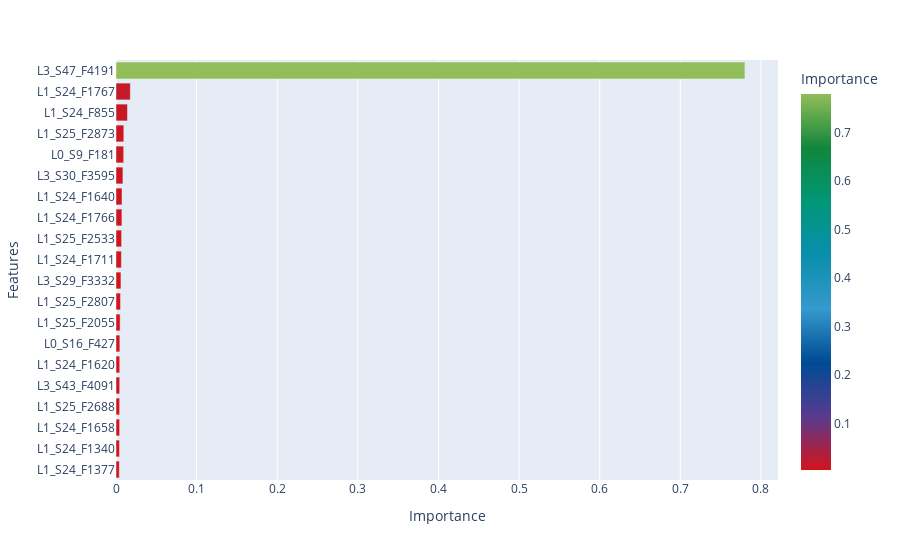

Source (notebook cell):
### Code cell
#lets try to do this again with a nicer looking tool.

df = pd.DataFrame(importances.sort_values()[-n:], columns = ['Importance'])

df.reset_index(inplace = True)

df.rename(columns = {'index': 'Features'}, inplace = True)

fig = px.bar(df, x = 'Importance', y = 'Features', color = 'Importance',
             color_continuous_scale = bosch_colors, orientation = 'h')

widge = FigureWidget(fig)

widge.show()

### Figure 1 — Plotly figure (JSON) as saved in the notebook; plotly's stock layout.template omitted (floating-point values rounded to 4 significant figures)
{"data": [{"alignmentgroup": "True", "hoverlabel": {"namelength": 0}, "hovertemplate": "Importance=%{marker.color}<br>Features=%{y}", "legendgroup": "", "marker": {"color": [0.004089, 0.004321, 0.004517, 0.00452, 0.004607, 0.004639, 0.004776, 0.005107, 0.005601, 0.006146, 0.006716, 0.006969, 0.007336, 0.007473, 0.008596, 0.009525, 0.009677, 0.01424, 0.01777, 0.7801], "coloraxis": "coloraxis"}, "name": "", "offsetgroup": "", "orientation": "h", "showlegend": false, "textposition": "auto", "type": "bar", "uid": "b48dc666-b1ef-40a8-87be-213606c5ab25", "x": [0.004089, 0.004321, 0.004517, 0.00452, 0.004607, 0.004639, 0.004776, 0.005107, 0.005601, 0.006146, 0.006716, 0.006969, 0.007336, 0.007473, 0.008596, 0.009525, 0.009677, 0.01424, 0.01777, 0.7801], "xaxis": "x", "y": ["L1_S24_F1377", "L1_S24_F1340", "L1_S24_F1658", "L1_S25_F2688", "L3_S43_F4091", "L1_S24_F1620", "L0_S16_F427", "L1_S25_F2055", "L1_S25_F2807", "L3_S29_F3332", "L1_S24_F1711", "L1_S25_F2533", "L1_S24_F1766", "L1_S24_F1640", "L3_S30_F3595", "L0_S9_F181", "L1_S25_F2873", "L1_S24_F855", "L1_S24_F1767", "L3_S47_F4191"], "yaxis": "y"}], "layout": {"barmode": "relative", "coloraxis": {"colorbar": {"title": {"text": "Importance"}}, "colorscale": [[0, "#D3141B"], [0.1429, "#573B8F"], [0.2857, "#004A93"], [0.4286, "#359ACD"], [0.5714, "#0A8EAE"], [0.7143, "#009778"], [0.8571, "#12863B"], [1, "#91BE59"]]}, "legend": {"tracegroupgap": 0}, "margin": {"t": 60}, "xaxis": {"anchor": "y", "domain": [0, 1], "title": {"text": "Importance"}}, "yaxis": {"anchor": "x", "domain": [0, 1], "title": {"text": "Features"}}}}
